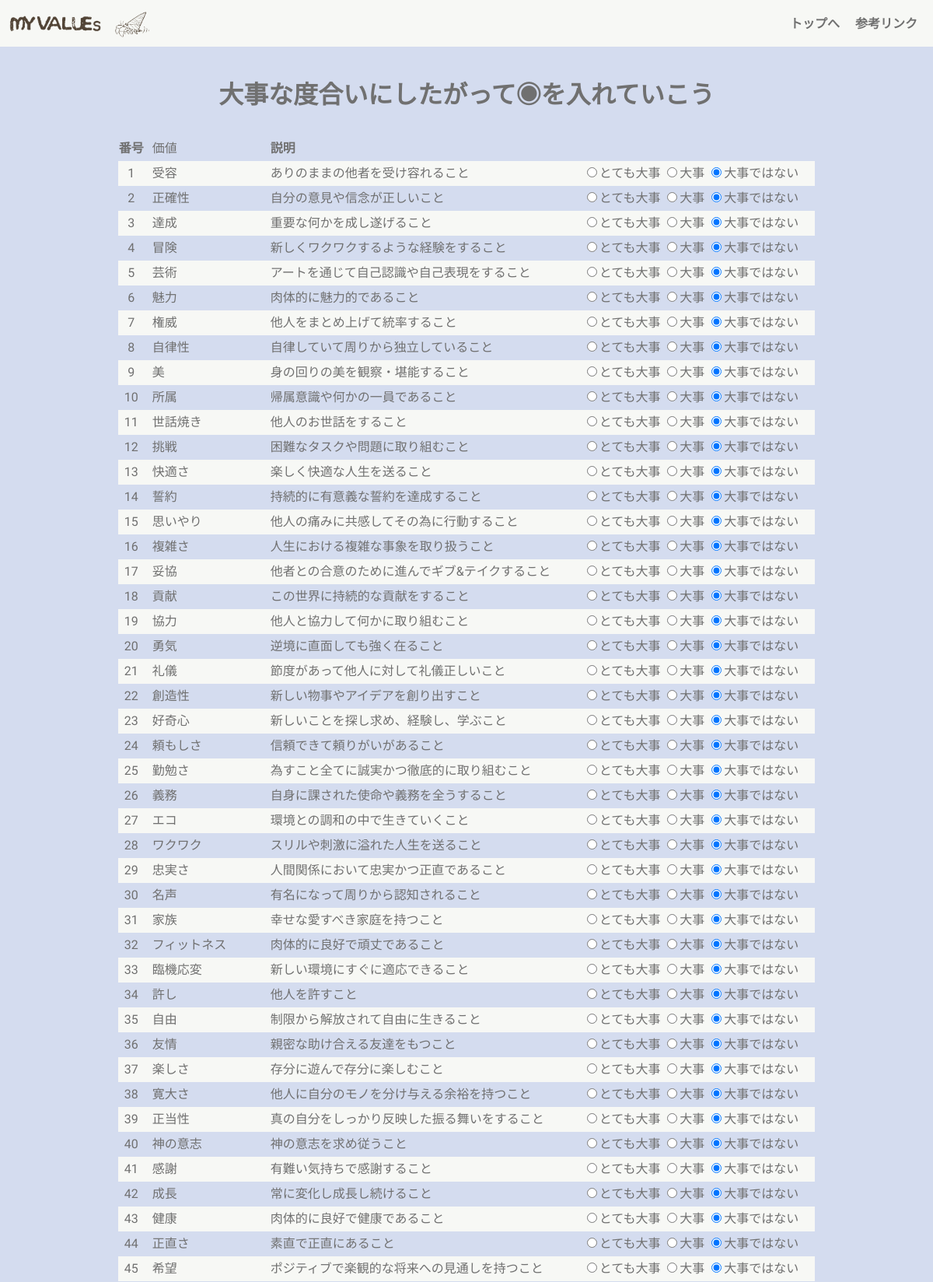
The app's page /page2 (upper part) with its own data.
### tables this page shows
CREATE TABLE "values100" (
	"id"	INTEGER,
	"value"	TEXT,
	"explanation"	TEXT,
	PRIMARY KEY("id")
);

### app.py (the view)
@app.route("/page2",methods=["GET"])
def page2_get():
        conn=sqlite3.connect("myvalues.db")
        c=conn.cursor()
        c.execute("Select id,value,explanation From values100;")
        value_list=[]
        for row in c.fetchall():
            value_list.append({"id":row[0],"task":row[1],"explanation":row[2]})
        c.close()
        conn.close()
        return render_template("/page2.html",value_list=value_list)

### templates/page2.html (shortened to what this page needs)
{% extends "base.html" %}
{% block content %}
<div class="container">
    <div class ="box-list">
        <p>
            <h1>大事な度合いにしたがって◉を入れていこう</h1>
        </p>
        <div class="first-list">
            <form action="/page2" id="list100form" method="post">
                <table>
                    <tr class="value_container">
                        <th>番号</th><th class="titles">価値</th><th class="need">説明</th><th></th>
                    </tr>
                    {% for item in value_list %}
                    <tr class="value_container">
                        <td>{{item['id']}}</td>
                        <td class="titles">{{item['task']}}</td>
                        <td class="need">{{item['explanation']}}</td>
                        <td>
                            <label><input type="radio" name="r{{item['id']}}" value="2">とても大事</label>
                            <label><input type="radio" name="r{{item['id']}}" value="1">大事</label>
                            <label class="last"><input type="radio" name="r{{item['id']}}" value="0" checked>大事ではない</label>
                        </td>
                    </tr>
                    {% endfor %}
                </table>
            </form>
        </div>
    </div>
</div>
{% endblock %}

### static/css/style.css (style rules this page uses)
html { overflow-y: scroll; }
body, h1, h2, h3, h4, h5, p, ul, ol, li, dl, dt, dd { margin: 0px; padding: 0px; }
body { background: #fff; text-align: center; font-size: 16px; line-height: 1.4; min-width: 100%; -webkit-text-size-adjust: 100%; }
body { font-family: "Noto Sans Japanese", "ヒラギノ角ゴ Pro W3", "Hiragino Kaku Gothic Pro", "ヒラギノ角ゴ ProN W3", "Hiragino Kaku Gothic ProN", "游ゴシック", YuGothic, "メイリオ", "Meiryo", "HGPｺﾞｼｯｸM", "Osaka", "ＭＳ Ｐゴシック", sans-serif, Century Gothic, Arial,"M PLUS Rounded 1c"; }
.container { background-color:#D4DCEF; font-family: 'M PLUS Rounded 1c', sans-serif; color: #707070; padding-bottom:80px; height: 100%; }
.container h1 { font-family: 'M PLUS Rounded 1c', sans-serif; color: #707070; }
.box-list { padding-top: 100px; margin: 0 auto; margin-bottom:30px; }
.first-list table { border-collapse: collapse; margin-top: 30px; margin-left: auto; margin-right: auto; }
.first-list table td { background: #F7F8F5; }
.first-list table tr:nth-child(odd) td { background: #D4DCEF; }
.first-list table td { margin-right: 10px; }
.titles { font-weight: 500; height: 30px; width: 150px; text-align: left; padding-left: 10px; }
.need { text-align: left; width: 400px; }
.last { margin-right:20px; }

### records on screen
values100: id "1", task "受容", explanation "ありのままの他者を受け容れること"
values100: id "2", task "正確性", explanation "自分の意見や信念が正しいこと"
values100: id "3", task "達成", explanation "重要な何かを成し遂げること"
values100: id "4", task "冒険", explanation "新しくワクワクするような経験をすること"
values100: id "5", task "芸術", explanation "アートを通じて自己認識や自己表現をすること"
values100: id "6", task "魅力", explanation "肉体的に魅力的であること"
values100: id "7", task "権威", explanation "他人をまとめ上げて統率すること"
values100: id "8", task "自律性", explanation "自律していて周りから独立していること"
values100: id "9", task "美", explanation "身の回りの美を観察・堪能すること"
values100: id "10", task "所属", explanation "帰属意識や何かの一員であること"
values100: id "11", task "世話焼き", explanation "他人のお世話をすること"
values100: id "12", task "挑戦", explanation "困難なタスクや問題に取り組むこと"
values100: id "13", task "快適さ", explanation "楽しく快適な人生を送ること"
values100: id "14", task "誓約", explanation "持続的に有意義な誓約を達成すること"
values100: id "15", task "思いやり", explanation "他人の痛みに共感してその為に行動すること"
values100: id "16", task "複雑さ", explanation "人生における複雑な事象を取り扱うこと"
values100: id "17", task "妥協", explanation "他者との合意のために進んでギブ&テイクすること"
values100: id "18", task "貢献", explanation "この世界に持続的な貢献をすること"
values100: id "19", task "協力", explanation "他人と協力して何かに取り組むこと"
values100: id "20", task "勇気", explanation "逆境に直面しても強く在ること"
values100: id "21", task "礼儀", explanation "節度があって他人に対して礼儀正しいこと"
values100: id "22", task "創造性", explanation "新しい物事やアイデアを創り出すこと"
values100: id "23", task "好奇心", explanation "新しいことを探し求め、経験し、学ぶこと"
values100: id "24", task "頼もしさ", explanation "信頼できて頼りがいがあること"
values100: id "25", task "勤勉さ", explanation "為すこと全てに誠実かつ徹底的に取り組むこと"
values100: id "26", task "義務", explanation "自身に課された使命や義務を全うすること"
values100: id "27", task "エコ", explanation "環境との調和の中で生きていくこと"
values100: id "28", task "ワクワク", explanation "スリルや刺激に溢れた人生を送ること"
values100: id "29", task "忠実さ", explanation "人間関係において忠実かつ正直であること"
values100: id "30", task "名声", explanation "有名になって周りから認知されること"
values100: id "31", task "家族", explanation "幸せな愛すべき家庭を持つこと"
values100: id "32", task "フィットネス", explanation "肉体的に良好で頑丈であること"
values100: id "33", task "臨機応変", explanation "新しい環境にすぐに適応できること"
values100: id "34", task "許し", explanation "他人を許すこと"
values100: id "35", task "自由", explanation "制限から解放されて自由に生きること"
values100: id "36", task "友情", explanation "親密な助け合える友達をもつこと"
values100: id "37", task "楽しさ", explanation "存分に遊んで存分に楽しむこと"
values100: id "38", task "寛大さ", explanation "他人に自分のモノを分け与える余裕を持つこと"
values100: id "39", task "正当性", explanation "真の自分をしっかり反映した振る舞いをすること"
values100: id "40", task "神の意志", explanation "神の意志を求め従うこと"
values100: id "41", task "感謝", explanation "有難い気持ちで感謝すること"
values100: id "42", task "成長", explanation "常に変化し成長し続けること"
values100: id "43", task "健康", explanation "肉体的に良好で健康であること"
values100: id "44", task "正直さ", explanation "素直で正直にあること"
values100: id "45", task "希望", explanation "ポジティブで楽観的な将来への見通しを持つこと"
